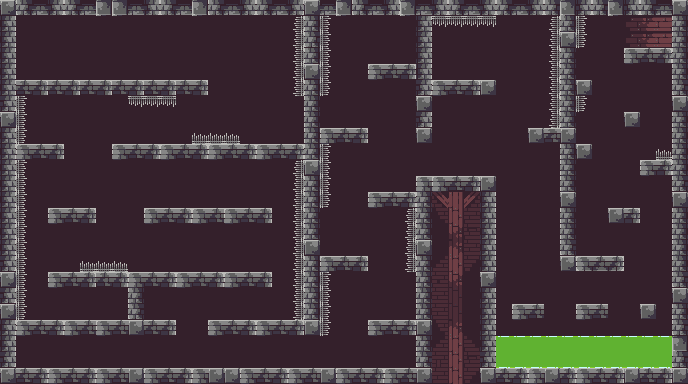

The image is a tile-based game level rendered from a .tmx file. Its description and source (layers, tilesets, objects; grid data summarised) follow:
An orthogonal 43x24 tile map with 16x16 px tiles, 3 tile layers (Background, BlockedLayer, Traps) and 43 objects.

<map version="1.2" tiledversion="1.3.2" orientation="orthogonal" renderorder="right-down" compressionlevel="0" width="43" height="24" tilewidth="16" tileheight="16" infinite="0" nextlayerid="9" nextobjectid="52">
 <tileset firstgid="1" name="Assets" tilewidth="16" tileheight="16" tilecount="322" columns="23">
  <image source="Assets.png" width="368" height="224" />
 </tileset>
 <layer id="7" name="Background" width="43" height="24">
  <data>[1032 cells, 1032 non-empty, 4 distinct tile ids]</data>
 </layer>
 <layer id="2" name="BlockedLayer" width="43" height="24">
  <data>[1032 cells, 1032 non-empty, 37 distinct tile ids]</data>
 </layer>
 <layer id="4" name="Traps" width="43" height="24">
  <data>[1032 cells, 107 non-empty, 3 distinct tile ids]</data>
 </layer>
 <objectgroup id="3" name="Object">
  <object id="1" gid="125" x="304" y="352" width="16" height="16" />
  <object id="3" gid="126" x="304" y="368" width="16" height="16" />
  <object id="4" gid="120" x="32" y="368" width="16" height="16" />
  <object id="5" gid="125" x="416" y="160" width="16" height="16" />
  <object id="6" gid="126" x="416" y="176" width="16" height="16" />
  <object id="7" gid="120" x="384" y="64" width="16" height="16" />
  <object id="8" gid="143" x="544" y="320" width="16" height="16" />
  <object id="9" gid="143" x="560" y="320" width="16" height="16" />
  <object id="10" gid="143" x="560" y="320" width="16" height="16" />
  <object id="11" gid="143" x="576" y="320" width="16" height="16" />
  <object id="12" gid="143" x="592" y="320" width="16" height="16" />
  <object id="13" gid="143" x="592" y="320" width="16" height="16" />
  <object id="14" gid="143" x="624" y="320" width="16" height="16" />
  <object id="15" gid="143" x="624" y="320" width="16" height="16" />
  <object id="16" gid="143" x="544" y="320" width="16" height="16" />
  <object id="17" gid="143" x="716" y="123.333" width="16" height="16" />
  <object id="24" gid="32" x="656" y="48" width="16" height="16" rotation="-360" />
  <object id="25" gid="1073741879" x="656" y="32" width="16" height="16" />
  <object id="26" gid="54" x="32" y="32" width="16" height="16" />
  <object id="27" gid="77" x="32" y="48" width="16" height="16" />
  <object id="28" gid="100" x="32" y="64" width="16" height="16" />
  <object id="29" gid="123" x="32" y="80" width="16" height="16" />
  <object id="30" gid="124" x="48" y="80" width="16" height="16" />
  <object id="31" gid="101" x="48" y="64" width="16" height="16" />
  <object id="32" gid="78" x="48" y="48" width="16" height="16" />
  <object id="33" gid="76" x="16" y="48" width="16" height="16" />
  <object id="34" gid="99" x="16" y="64" width="16" height="16" />
  <object id="35" gid="122" x="16" y="80" width="16" height="16" />
  <object id="37" gid="39" x="656" y="80" width="16" height="16" />
  <object id="38" gid="16" x="640" y="288" width="16" height="16" />
  <object id="39" gid="16" x="512" y="112" width="16" height="16" />
  <object id="40" gid="16" x="368" y="304" width="16" height="16" />
  <object id="41" gid="16" x="352" y="240" width="16" height="16" />
  <object id="42" gid="16" x="272" y="256" width="16" height="16" />
  <object id="43" gid="16" x="272" y="192" width="16" height="16" />
  <object id="44" gid="16" x="64" y="128" width="16" height="16" />
  <object id="45" gid="16" x="48" y="256" width="16" height="16" />
  <object id="46" gid="85" x="96" y="320" width="16" height="16" />
  <object id="47" gid="62" x="96" y="304" width="16" height="16" />
  <object id="48" gid="131" x="448" y="80" width="16" height="16" />
  <object id="49" gid="108" x="448" y="64" width="16" height="16" />
  <object id="50" gid="16" x="528" y="32" width="16" height="16" />
  <object id="51" gid="16" x="272" y="128" width="16" height="16" />
 </objectgroup>
</map>
